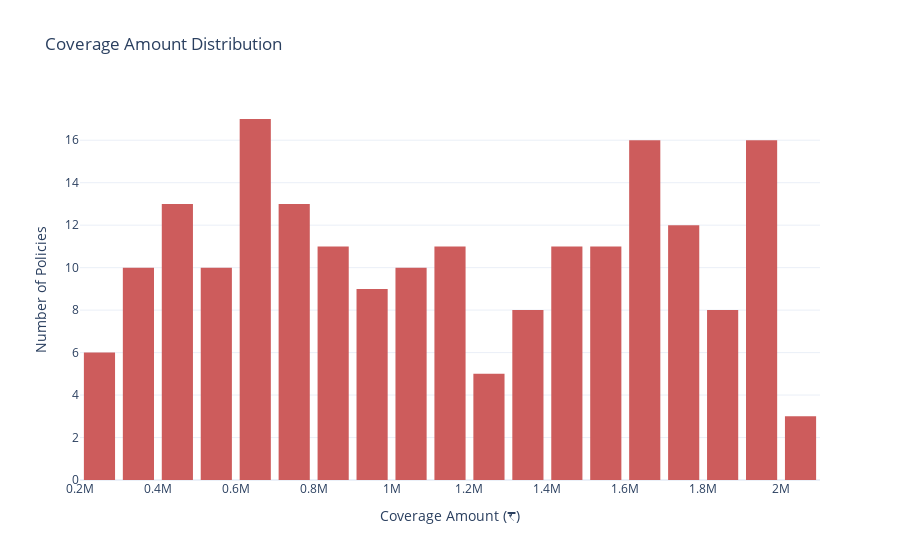

The notebook cell saved with this chart:
### Code cell
# Create histogram
fig = px.histogram(
    df,
    x="Coverage_Amount",
    nbins=20,
    title="Coverage Amount Distribution",
    labels={"Coverage_Amount": "Coverage Amount (₹)"},
    color_discrete_sequence=["indianred"]
)

fig.update_layout(
    xaxis_title="Coverage Amount (₹)",
    yaxis_title="Number of Policies",
    bargap=0.2,
    template="plotly_white"
)

fig.show()

### Figure 1 — Plotly figure (JSON) as saved in the notebook; plotly's stock layout.template omitted (floating-point values rounded to 4 significant figures; data arrays with more than 128 entries replaced by an {"elided": "..."} marker saying what was removed)
{"data": [{"alignmentgroup": "True", "bingroup": "x", "hovertemplate": "Coverage Amount (₹)=%{x}<br>count=%{y}<extra></extra>", "legendgroup": "", "marker": {"color": "indianred", "pattern": {"shape": ""}}, "name": "", "nbinsx": 20, "offsetgroup": "", "orientation": "v", "showlegend": false, "type": "histogram", "x": {"elided": "200 int values"}, "xaxis": "x", "yaxis": "y"}], "layout": {"bargap": 0.2, "barmode": "relative", "legend": {"tracegroupgap": 0}, "title": {"text": "Coverage Amount Distribution"}, "xaxis": {"anchor": "y", "domain": [0, 1], "title": {"text": "Coverage Amount (₹)"}}, "yaxis": {"anchor": "x", "domain": [0, 1], "title": {"text": "Number of Policies"}}}}
